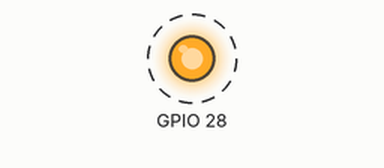
The program below on a simulated Raspberry Pi (BCM pin numbers). Parts: output pins drawn as LEDs (lit = HIGH). Dashed ring = blinking.

Above: at 0.2 s.
Timing chart, 0 to 3.0 s (numbered marks = the images above):
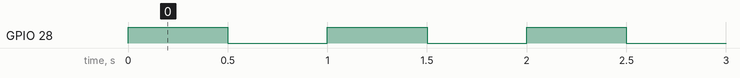

The program:

GPIO_Bilblink.py
```python
import gpiod
import time

chip = gpiod.Chip('gpiochip0')
line = chip.get_line(28)
line.request(consumer="led", type=gpiod.LINE_REQ_DIR_OUT)

while True:
    # Blink på (lite längre än "snabbblink")
    line.set_value(1)
    time.sleep(0.5)   # 0.5 sekunder på

    # Blink av (lite kortare paus)
    line.set_value(0)
    time.sleep(0.5)   # 0.5 sekunder av
```

Measured:
- by itself, GPIO 28: alternates HIGH for 0.50 s and LOW for 0.50 s
